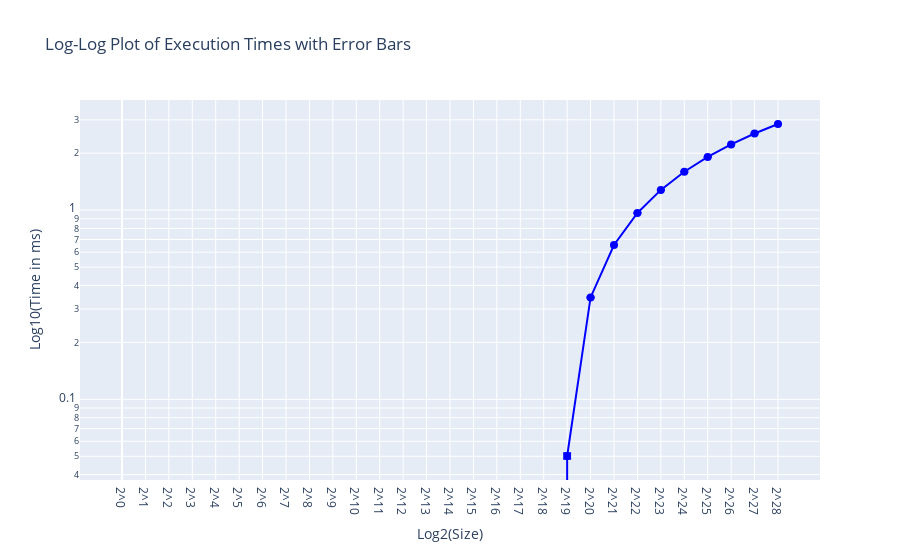

The notebook cell this image was saved under:
### Code cell
import pandas as pd
import plotly.graph_objects as go
import numpy as np

def plot_log_log_error_bars():
    # Assuming the data is already loaded into the DataFrame
    df = pd.read_csv('timing_results.csv')

    # Calculate mean, standard deviation, and count
    means = df.groupby("Size")["Time(ms)"].mean()
    stds = df.groupby("Size")["Time(ms)"].std()
    counts = df.groupby("Size")["Time(ms)"].count()

    # Convert Size to log base 2, this will be used for x-axis labels
    log_sizes = np.log2(means.index).astype(int)

    # Create error bars for the standard deviation
    fig = go.Figure(data=go.Scatter(
        x=log_sizes,
        y=np.log10(means.values),
        error_y=dict(
            type='data',  # value of error bar given in data coordinates
            array=np.log10(means.values + stds.values) - np.log10(means.values),
            arrayminus=np.log10(means.values) - np.log10(means.values - stds.values),
            visible=True
        ),
        mode='lines+markers',
        marker=dict(color='blue', size=8),
        line=dict(color='blue'),
        name='Mean Time'
    ))

    # Update layout to set log scale and titles
    fig.update_layout(
        title='Log-Log Plot of Execution Times with Error Bars',
        xaxis_title='Log2(Size)',
        yaxis_title='Log10(Time in ms)',
        xaxis=dict(
            tickmode='array',
            tickvals=log_sizes,
            ticktext=['2^{}'.format(i) for i in log_sizes],
        ),
        yaxis=dict(type='log')
    )

    fig.show()

plot_log_log_error_bars()

### Figure 1 — Plotly figure (JSON) as saved in the notebook; plotly's stock layout.template omitted (floating-point values rounded to 4 significant figures)
{"data": [{"error_y": {"array": [0.1812, 0.03161, 0.02876, 0.03589, 0.04762, 0.03256, 0.03992, 0.05753, 0.08091, 0.03384, 0.02789, 0.02718, 0.04163, 0.9169, 0.01702, 0.007143, 0.01251, 0.01594, 0.001082, 0.001717, 0.001011, 0.0004567, 0.0001522, 0.000108, 8.259e-05, 5.379e-05, 6.054e-05, 4.16e-05, null], "arrayminus": [0.3167, 0.0341, 0.0308, 0.03913, 0.05349, 0.0352, 0.04397, 0.06633, 0.09951, 0.0367, 0.02981, 0.02899, 0.04605, null, 0.01771, 0.007263, 0.01288, 0.01654, 0.001085, 0.001723, 0.001013, 0.0004572, 0.0001522, 0.000108, 8.26e-05, 5.38e-05, 6.055e-05, 4.161e-05, null], "type": "data", "visible": true}, "line": {"color": "blue"}, "marker": {"color": "blue", "size": 8}, "mode": "lines+markers", "name": "Mean Time", "type": "scatter", "x": [0, 1, 2, 3, 4, 5, 6, 7, 8, 9, 10, 11, 12, 13, 14, 15, 16, 17, 18, 19, 20, 21, 22, 23, 24, 25, 26, 27, 28], "y": [-2.021, -2.026, -2.025, -2.033, -1.997, -1.985, -1.983, -1.967, -1.944, -1.912, -1.842, -1.835, -1.847, -1.613, -1.454, -1.216, -0.9417, -0.6549, -0.2485, 0.05018, 0.3456, 0.6541, 0.9658, 1.279, 1.595, 1.911, 2.226, 2.54, 2.853]}], "layout": {"title": {"text": "Log-Log Plot of Execution Times with Error Bars"}, "xaxis": {"tickmode": "array", "ticktext": ["2^0", "2^1", "2^2", "2^3", "2^4", "2^5", "2^6", "2^7", "2^8", "2^9", "2^10", "2^11", "2^12", "2^13", "2^14", "2^15", "2^16", "2^17", "2^18", "2^19", "2^20", "2^21", "2^22", "2^23", "2^24", "2^25", "2^26", "2^27", "2^28"], "tickvals": [0, 1, 2, 3, 4, 5, 6, 7, 8, 9, 10, 11, 12, 13, 14, 15, 16, 17, 18, 19, 20, 21, 22, 23, 24, 25, 26, 27, 28], "title": {"text": "Log2(Size)"}}, "yaxis": {"title": {"text": "Log10(Time in ms)"}, "type": "log"}}}
